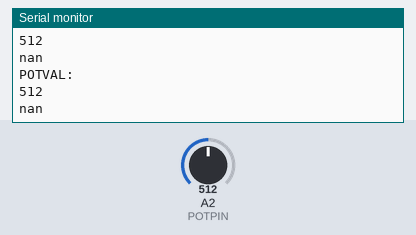
A sketch run on a simulated Arduino Uno, built with avr-gcc and run on an emulated ATmega328P. Shown: the last lines printed to the serial monitor. The inputs (shaded band) are chosen by the test bench; at power-on: A2 (POTPIN) = 512.

Above: at 1.2 s.
1.3 s: A2 (POTPIN) set to 716
At 1.39 s:
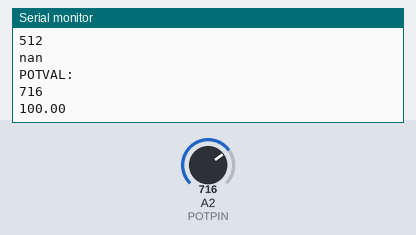
2.8 s: A2 (POTPIN) set to 900
At 2.9 s:
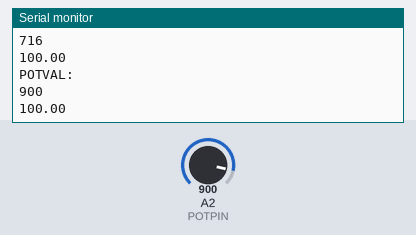
Timing chart, 0 to 5.8 s (numbered marks = the images above; inputs shaded):
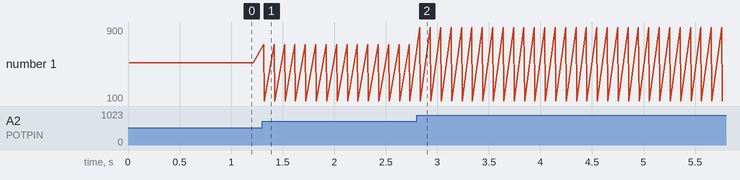

The sketch:

main.ino
```cpp
const int POTPIN = A2;
double minValue = 0.1;
double maxValue = 100.0;
double stepValue = 0.1;
double currentValue = 5.0;
int maxPotVal = -1e4;
int minPotVal = 1e4;

double updateCurrentValue(double minVal, double maxVal, double stepVal, double currentVal, int potentiometerVal) {
  // Calculate the proportion based on the potentiometer value
  Serial.println("POTVAL:");
  Serial.println(potentiometerVal);
  double proportion = static_cast < double > (potentiometerVal - minPotVal) / (maxPotVal - minPotVal);

  // Calculate the range of values based on minVal and maxVal
  double valueRange = maxVal - minVal;

  // Calculate the change based on the proportion of the value range
  double change = valueRange * proportion;

  // Calculate the new value based on the change
  double newValue = minVal + change;

  // Round the new value to the nearest multiple of stepVal
  double roundedValue = floor(newValue / stepVal) * stepVal;

  // Ensure the rounded value stays within the range
  currentVal = min(maxVal, max(minVal, roundedValue));

  return currentVal;
}

void setup() {
  Serial.begin(9600);
}

void loop() {

  int potentiometerVal = analogRead(A2);

  if (maxPotVal < potentiometerVal) {
    maxPotVal = potentiometerVal;
  }

  if (minPotVal > potentiometerVal) {
    minPotVal = potentiometerVal;
  }
  // Call the function to adjust currentValue based on potentiometer changes
  if (maxPotVal != (-1e9) && minPotVal != (1e9)) {
    currentValue = updateCurrentValue(minValue, maxValue, stepValue, currentValue, potentiometerVal);
  }
  // Print the updated currentValue for debugging
  Serial.println(currentValue, 2);

  delay(100); // Delay for stability, adjust as needed
}
```

Measured:
- after the input at 1.3 s, the serial monitor: prints a new line at once (image 1)
- after the input at 2.8 s, the serial monitor: prints a new line at once (image 2)
- plotted number 1: 512 → 100 after the input at 1.3 s
